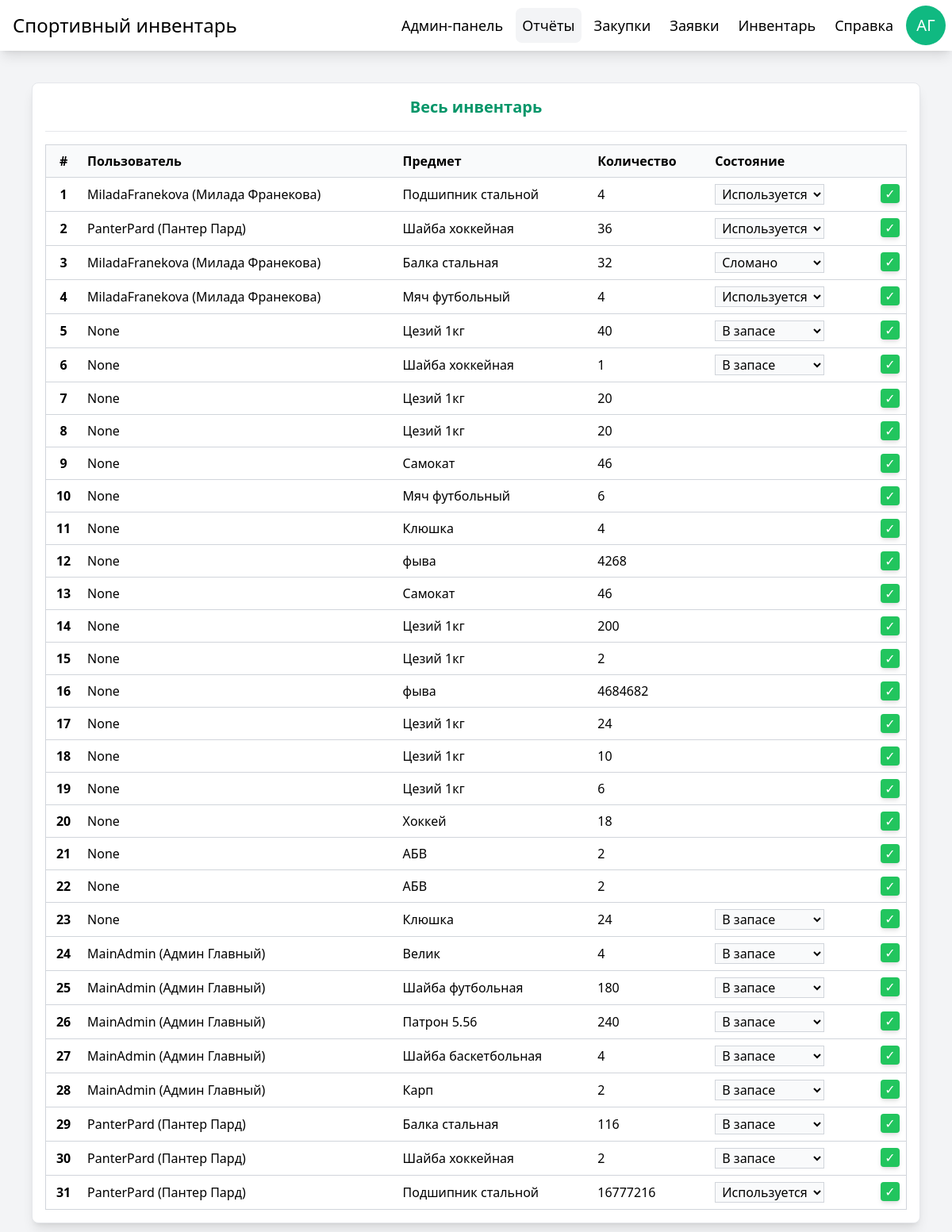
Before: /reports/ (signed in) with the older database file.
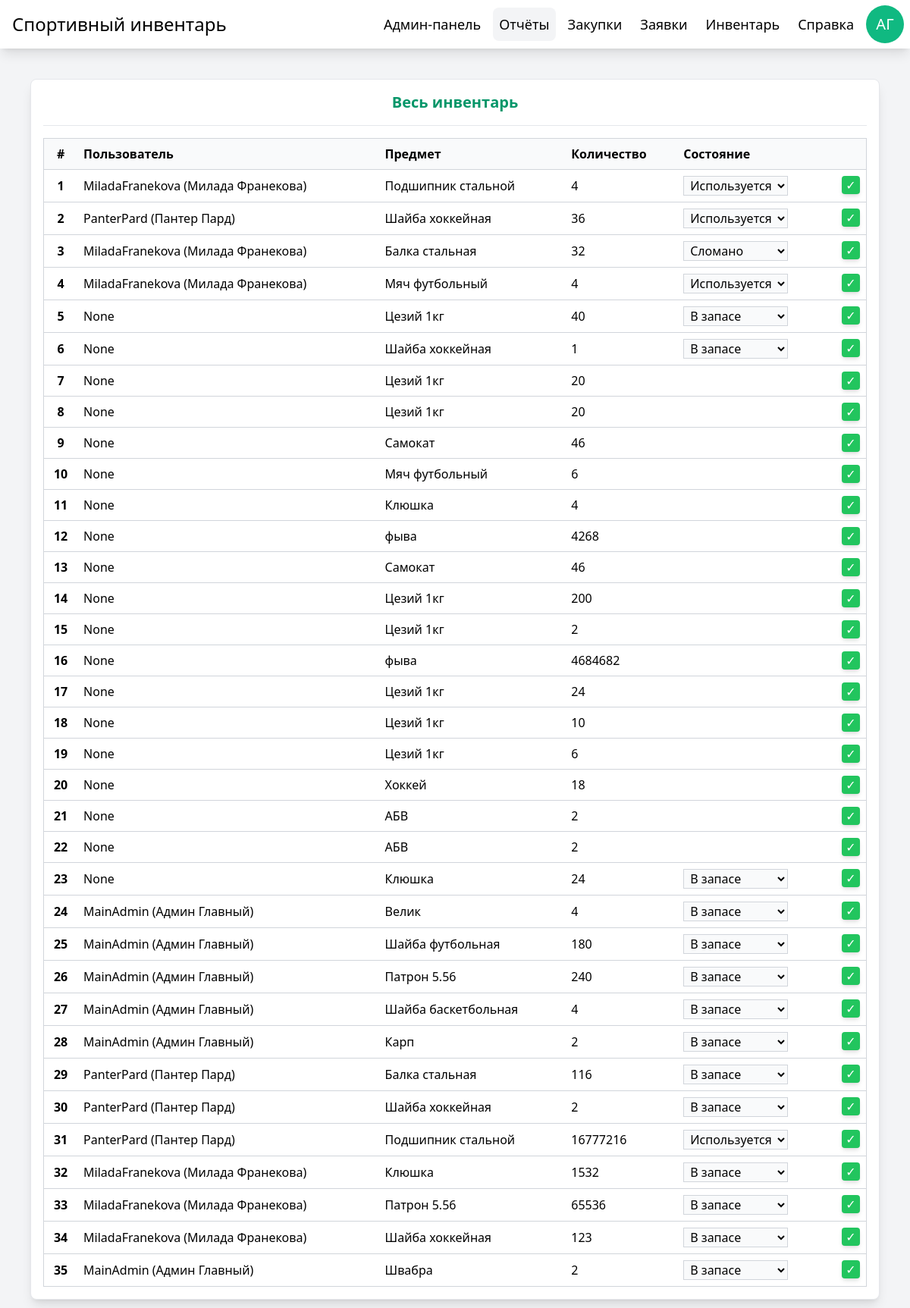
After: the same page with the newer database file.
### manager/models.py (models this page shows, shortened)
class User(AbstractUser):
    patronymic = models.CharField(max_length=64, blank=True, null=True)
    verified = models.BooleanField(default=False)
    def __str__(self):
        return f"{self.username} ({self.first_name} {self.last_name})"

class Product(models.Model):
    STATE_CHOICES = [
        ('active', 'Используется'),
        ('inactive', 'В запасе'),
        ('broken', 'Сломан'),
    ]
    name = models.CharField(max_length=256)
    quantity = models.PositiveIntegerField(default=1)
    state = models.CharField(max_length=8, choices=STATE_CHOICES, default='inactive')
    owner = models.ForeignKey(User, on_delete=models.CASCADE, related_name='products', blank=True, null=True)

### manager/views.py (the view, shortened to what this page needs)
# urls.py: path('reports/', views.reports, name="reports"),
@login_required
@user_passes_test(is_admin)
def reports(request):
    context = {
        'products': Product.objects.filter()
    }
    return render(request, 'reports.html', context)

### manager/views.py (called while the page is built)
def is_admin(user):
    return user.is_staff == True

### theme/templates/reports.html (shortened to what this page needs)
{% extends "base.html" %}
{% block content %}
<div class="w-full p-4 grid gap-4 bg-white border rounded-lg shadow-lg">
    <h2 class="text-xl font-semibold text-center text-primary-600">Весь инвентарь</h2>
    <hr>
    <table class="border border-gray-300 border-collapse">
        <thead>
            <tr class="bg-gray-50 border border-gray-300">
                <th class="p-2 text-center">#</th>
                <th class="p-2 text-start">Пользователь</th>
                <th class="p-2 text-start">Предмет</th>
                <th class="p-2 text-start">Количество</th>
                <th class="p-2 text-start">Состояние</th>
                <th class="p-2 text-center"></th>
            </tr>
        </thead>
        <tbody id="inventoryTableBody">
            {% for product in products %}
            <form method="post">
            <tr class="border-b border-gray-300 hover:bg-primary-50 transition">
                <th class="p-2 text-center">{{ forloop.counter }}</th>
                <td class="p-2 text-start break-all">{{ product.owner }}</td>
                <td class="p-2 text-start break-all">{{ product.name }}</td>
                <td class="p-2 text-start">{{ product.quantity|default:"1" }}</td>
                <td class="p-2">
                    {% if product.state == 'inactive' %}
                    <select name="state" class="px-1 bg-gray-50 border border-gray-300 focus:outline focus:outline-primary-500 transition" required>
                        <option selected value="inactive">В запасе</option>
                    </select>
                    {% elif product.state == 'active' %}
                    <select name="state" class="px-1 bg-gray-50 border border-gray-300 focus:outline focus:outline-primary-500 transition" required>
                        <option selected value="active">Используется</option>
                    </select>
                    {% elif product.state == 'broken' %}
                    <select name="state" class="px-1 bg-gray-50 border border-gray-300 focus:outline focus:outline-primary-500 transition" required>
                        <option selected value="broken">Сломано</option>
                    </select>
                    {% endif %}
                </td>
                <td class="p-2 flex justify-end">
                    <button
                        name="verification"
                        title="Одобрить"
                        value="accept"
                        class="w-6 h-6 bg-green-500 hover:bg-green-700 text-white rounded shadow-md transition">
                        ✓
                    </button>
                </td>
                </form>
            {% empty %}
            <tr class="border-y border-gray-300">
                <td colspan="4" class="py-2 text-center text-gray-400 transition">У вас пока нет инвентаря.</td>
            </tr>
            {% endfor %}
        </tbody>
    </table>
</div>
{% endblock %}

### theme/templates/base.html (shortened to what this page needs)
{% load static tailwind_tags %}
<!DOCTYPE html>
<html>
<head>
    {% tailwind_css %}
</head>
<body class="bg-gray-100">
    <div class="h-screen flex-row justify-center items-start bg-gray-100">
        <nav class="w-full h-16 flex justify-between items-center bg-white shadow-lg">
            <div class="h-full p-4 flex items-center">
                <h1 class="text-2xl">Спортивный инвентарь</h1>
            </div>
            <div class="h-full p-2 gap-x-2 flex justify-between items-center">
                {% if user.is_staff %}
                <a
                    id="admin_panel"
                    href="{% url 'admin_panel' %}"
                    title="Админ-панель"
                    class="p-2 flex items-center text-lg rounded-lg hover:text-primary-700 hover:bg-gray-100 transition">
                    Админ-панель
                </a>
                <a
                    id="reports"
                    href="{% url 'reports' %}"
                    title="Отчёты"
                    class="p-2 flex items-center text-lg rounded-lg hover:text-primary-700 hover:bg-gray-100 transition">
                    Отчёты
                </a>
                <a
                    id="purchases"
                    href="{% url 'purchases' %}"
                    title="Закупки"
                    class="p-2 flex items-center text-lg rounded-lg hover:text-primary-700 hover:bg-gray-100 transition">
                    Закупки
                </a>
                {% endif %}
                <a
                    id="applications"
                    href="{% url 'applications' %}"
                    title="Заявки"
                    class="p-2 flex items-center text-lg rounded-lg hover:text-primary-700 hover:bg-gray-100 transition">
                    Заявки
                </a>
                <a
                    id="inventory"
                    href="{% url 'inventory' %}"
                    title="Инвентарь"
                    class="p-2 flex items-center text-lg rounded-lg hover:text-primary-700 hover:bg-gray-100 transition">
                    Инвентарь
                </a>
                <a
                    id="help"
                    href="{% url 'help' %}"
                    title="Справка"
                    class="p-2 flex items-center text-lg rounded-lg hover:text-primary-700 hover:bg-gray-100 transition">
                    Справка
                </a>
                {% if user.is_authenticated %}
                <a
                    href="{% url 'profile' %}"
                    title="Профиль"
                    class="flex justify-center items-center bg-primary-500 text-center text-xl text-white rounded-full hover:bg-primary-700 transition"
                    style="width: 50px; height: 50px;">
                    {{ user.first_name|slice:'0:1' }}{{ user.last_name|slice:'0:1' }}
                </a>
                {% endif %}
            </div>
        </nav>
        <div class="w-full p-10 gap-10 flex justify-center items-start">
            {% block content %}{% endblock %}
        </div>
    </div>
</body>
</html>

Changed rows visible on the page:
added Product: owner "MiladaFranekova (Милада Франекова)", name "Клюшка", quantity "1532"
added Product: owner "MiladaFranekova (Милада Франекова)", name "Патрон 5.56", quantity "65536"
added Product: owner "MiladaFranekova (Милада Франекова)", name "Шайба хоккейная", quantity "123"
added Product: owner "MainAdmin (Админ Главный)", name "Швабра", quantity "2"
